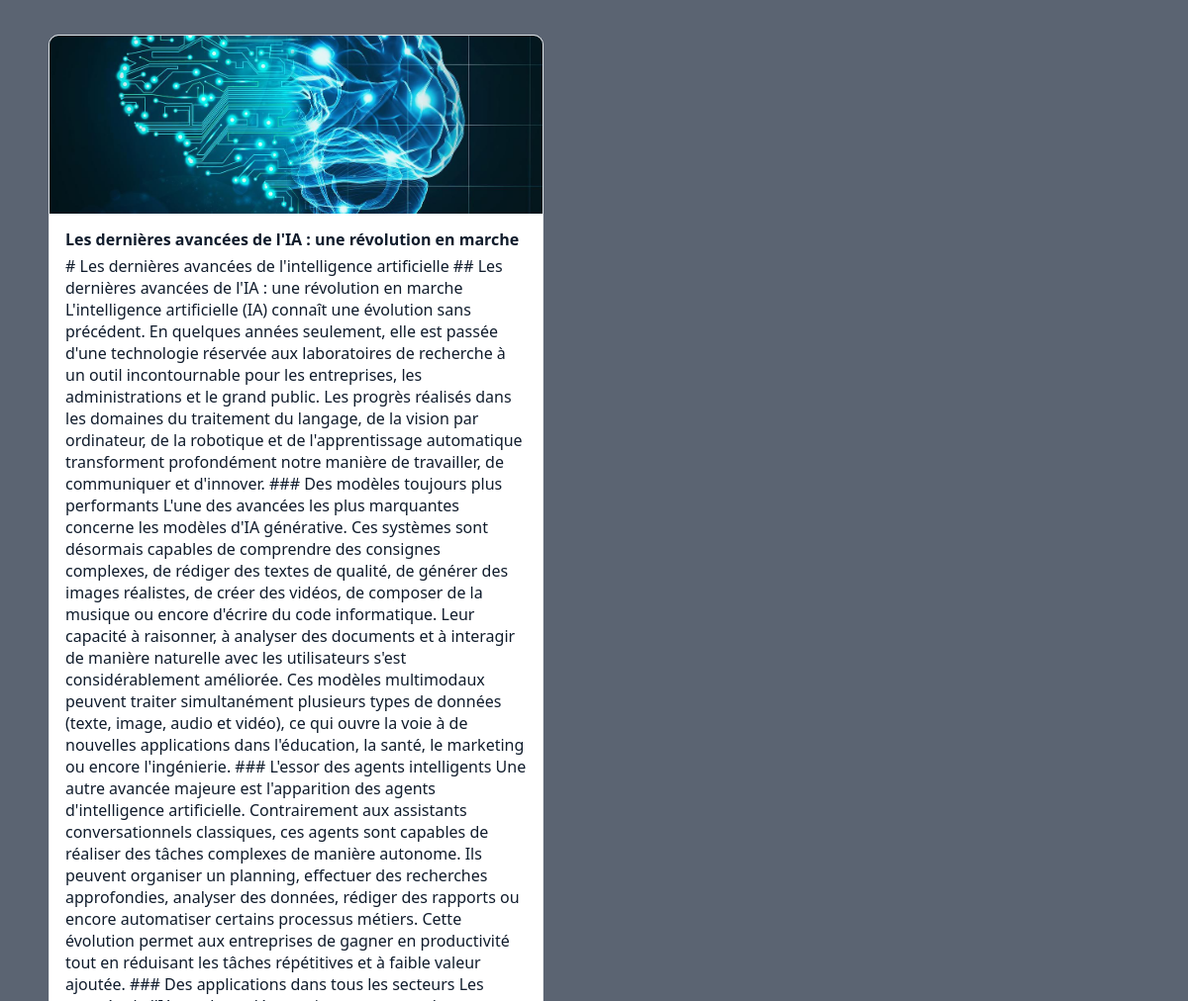
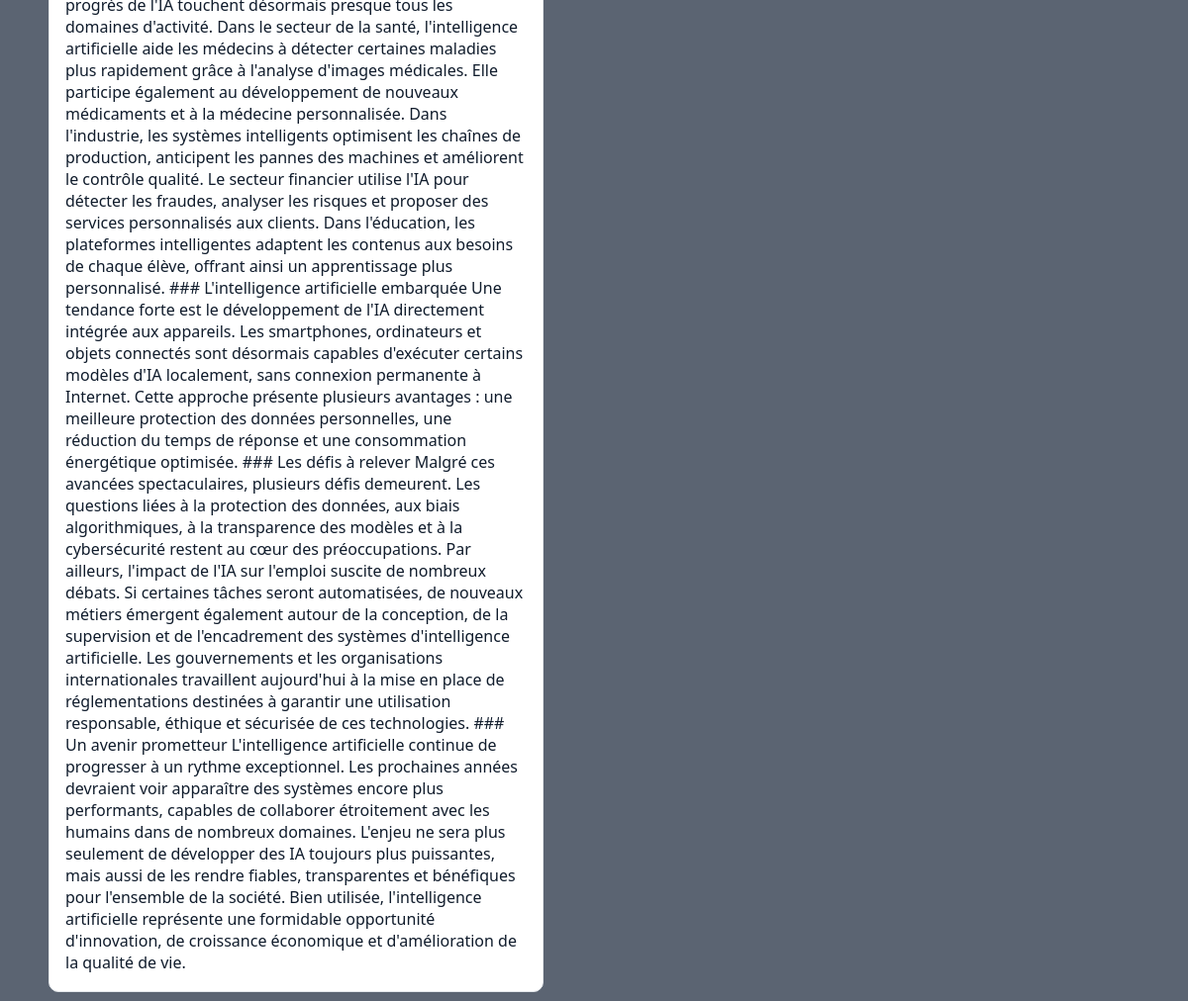
The app's page /article/1/ with its own data (2 pictures, top to bottom).
### page/models.py (models this page shows, shortened)
class Article (models.Model):
    nom = models.CharField(max_length=100)
    description = models.TextField()
    image = models.ImageField(upload_to='articles/', blank=True, null=True)
    auteur = models.ForeignKey(User,on_delete=models.CASCADE, related_name='articles')

### page/views.py (the view)
# urls.py: path("article/<int:pk>/", views.articleDetail, name='articleDetail'),
def articleDetail(request, pk):
    article = get_object_or_404(Article, pk=pk)
    return render(request, 'page/article_detail.html', {'article': article})

### page/templates/page/article_detail.html
{% extends "page/index.html" %}
{% block content %}
<div class="produto-card" style="max-width:500px;">
    <div class="img-wrap">
        {% if article.image %}
            <img src="{{ article.image.url }}" alt="{{ article.nom }}">
        {% else %}
            <span class="img-placeholder">No image</span>
        {% endif %}
    </div>
    <div class="card-body">
        <span class="nome">{{ article.nom }}</span>
        <p>{{ article.description }}</p>
    </div>
</div>
{% endblock %}

### page/templates/page/index.html (style rules this page uses)
:root { --ink: #101c2c; --ink-soft: #1c2c42; --paper: #f4f5f7; --card: #ffffff; --accent: #b9791a; --accent-dark: #96610f; --muted: #5b6472; --line: #e3e6ea; --ok: #1a7f4e; }
* { margin: 0; padding: 0; box-sizing: border-box; }
body { font-family: system-ui, -apple-system, "Segoe UI", sans-serif; color: var(--ink); background: var(--paper); display: flex; flex-direction: column; min-height: 100vh; background-color: #5b6472; }
.produto-card { background: var(--card); border: 1px solid var(--line); border-radius: 10px; overflow: hidden; display: flex; flex-direction: column; transition: transform 0.15s ease, box-shadow 0.15s ease; text-decoration: none; }
.produto-card .img-wrap { height: 180px; background: #eceef1; display: flex; align-items: center; justify-content: center; overflow: hidden; }
.produto-card img { width: 100%; height: 100%; object-fit: cover; }
.produto-card .card-body { padding: 0.9rem 1rem 1.1rem; display: flex; flex-direction: column; gap: 0.35rem; flex: 1; }
.produto-card .nome { font-weight: 600; font-size: 1rem; }

### records on screen
Article: image (picture), nom "Les dernières avancées de l'IA : une révolution en marche", description "# Les dernières avancées de l'intelligence artificielle ## Les dernières avancées de l'IA : une révolution en marche L'intelligence artificielle (IA) connaît une évolution sans précédent. En quelques années seulement, elle est passée d'une technologie réservée aux laboratoires de recherche à un outil incontournable pour les entreprises, les administrations et le grand public. Les progrès réalisés dans les domaines du traitement du langage, de la vision par ordinateur, de la robotique et de l'apprentissage automatique transforment profondément notre manière de travailler, de communiquer et d'innover. ### Des modèles toujours plus performants L'une des avancées les plus marquantes concerne…"
